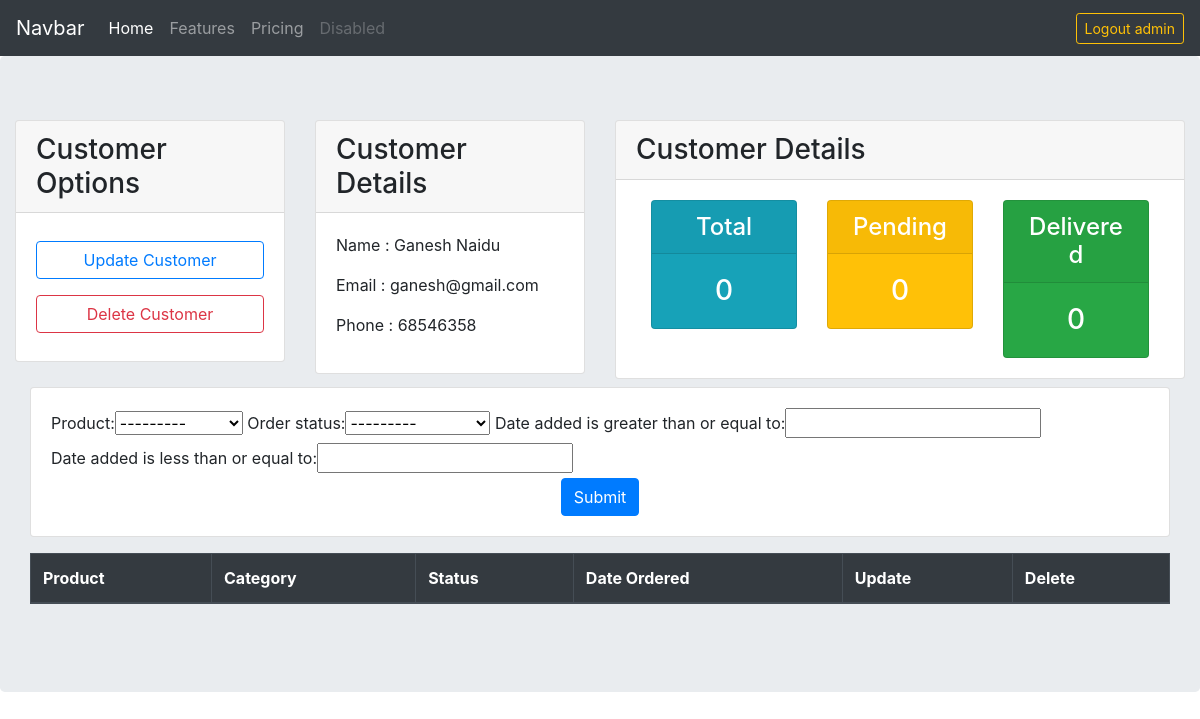
Page /customer/4 (signed in) on the committed database.
### accounts/models.py (models this page shows, shortened)
class Customer(models.Model):
    user = models.OneToOneField(User,null=True,on_delete=models.CASCADE)
    name = models.CharField(max_length=200)
    email = models.EmailField()
    phone = models.CharField(max_length=200)
    date_added = models.DateTimeField(auto_now_add=True)

### accounts/views.py (the view)
# urls.py: path('customer/<int:pk>',views.customer,name="customer"),
@login_required(login_url='login')
def customer(request,pk):
    customer = Customer.objects.get(id=pk)
    orders = customer.order_set.all()
    order_filter = OrderFilter(request.GET,queryset=orders)
    orders = order_filter.qs
    total = orders.all().count()
    pending = orders.filter(order_status="Pending").count()
    delivered = orders.filter(order_status="Delivered").count()
    context = {'customer':customer,'orders':orders, 'total':total,
               'pending':pending,'delivered':delivered,'filter':order_filter}
    return render(request,'accounts/customer.html',context)

### accounts/models.py (called while the page is built)
    def __str__(self):
        return self.name

### templates/accounts/customer.html (shortened to what this page needs)
{% extends "accounts/layout/main.html" %}
{% block content %}
    <div class="container-fluid">
      <div class="row">
        <div class="col-3">
          <div class="card">
            <div class="card-header">
              <h3 class="card-title mb-0">Customer Options</h3>
            </div>
            <div class="card-body">
              <a href="#"
              class="btn btn-outline-primary my-2 w-100">Update Customer</a>
              <a href="#"
              class="btn btn-outline-danger my-2 w-100">Delete Customer</a>
            </div>
          </div>
        </div>
        <div class="col-3">
          <div class="card">
            <div class="card-header">
              <h3 class="card-title mb-0">Customer Details</h3>
            </div>
            <div class="card-body">
              <p>Name : {{customer.name}}</p>
              <p>Email : {{customer.email}}</p>
              <p>Phone : {{customer.phone}}</p>
            </div>
          </div>
        </div>
        <div class="col-6">
            <div class="card">
              <div class="card-header">
                <h3 class="card-title mb-0">Customer Details</h3>
              </div>
              <div class="card-body">
                {% include "accounts/stats.html" %}
              </div>
            </div>
        </div>
      </div>
      <div class="container-fluid py-2">
        <div class="card">
          <div class="card-body">
            <form class=""  method="get">
                {{filter.form}}
                <div class="text-center">
                  <input type="submit" class="btn btn-primary">
                </div>
            </form>
          </div>
        </div>
      </div>
      <div class="container-fluid py-2">
          <table class="table table-dark table-bordered">
              <thead>
                <tr>
                  <th>Product</th>
                  <th>Category</th>
                  <th>Status</th>
                  <th>Date Ordered</th>
                  <th>Update</th>
                  <th>Delete</th>
                </tr>
              </thead>
          </table>
      </div>
    </div>
{% endblock content %}

### templates/accounts/navbar.html (shortened to what this page needs)
<nav class="navbar navbar-expand-lg navbar-dark bg-dark">
  <a class="navbar-brand" href="#">Navbar</a>
  <div class="collapse navbar-collapse" id="navbarNavAltMarkup">
    <div class="navbar-nav w-100">
      <a class="nav-link active" href="#">Home <span class="sr-only">(current)</span></a>
      <a class="nav-link" href="#">Features</a>
      <a class="nav-link" href="#">Pricing</a>
      <a class="nav-link disabled" href="#" tabindex="-1" aria-disabled="true">Disabled</a>
      {% if request.user.username != "AnonymousUser" %}
      <div class="ml-auto d-flex align-items-center">
        <a href="{% url 'logout' %}"
           class="btn btn-sm btn-outline-warning">Logout {{request.user}}</a>
      </div>
      {% endif %}
      </div>
  </div>
</nav>

### rows in the picture
Customer: name "Ganesh Naidu", email "ganesh@gmail.com", phone "68546358"

### other values in the picture
{{ request.user }} "admin"
{{ total }} "0"
{{ pending }} "0"
{{ delivered }} "0"
